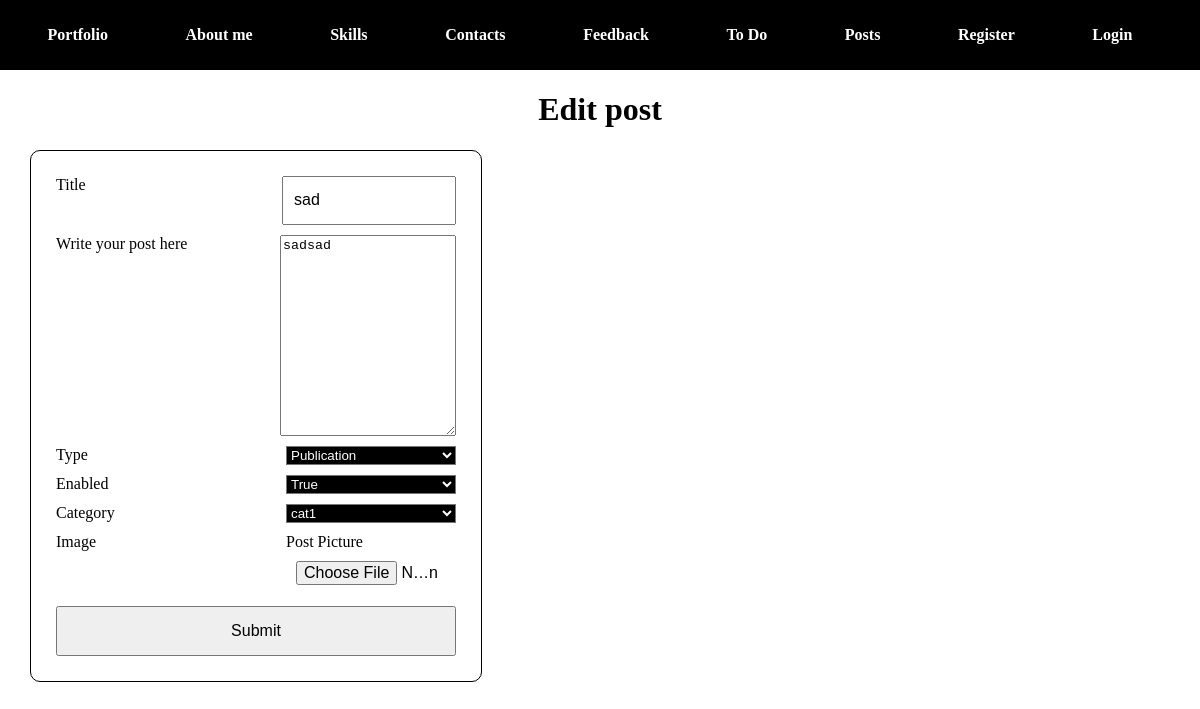
Page /post/1/edit on the committed database.
### app/post/models.py (models this page shows, shortened)
class Post(db.Model):
    id = db.Column(db.Integer, primary_key=True)
    title = db.Column(db.String)
    text = db.Column(db.String)
    image = db.Column(db.String, default='default.png')
    created = db.Column(db.TIMESTAMP, default=datetime.now)
    type = db.Column(Enum('news', 'publication', 'coding', 'other'), default='news')
    enabled = db.Column(db.Boolean, default=True)
    category_id = db.Column(db.Integer, db.ForeignKey('category.id'))
    user_id = db.Column(db.Integer, db.ForeignKey('user.id'))
    category = db.relationship('Category', backref=db.backref('posts', uselist=False))

### app/post/views.py (the view)
@post_blueprint.route('/post/<int:post_id>/edit', methods=['GET', 'POST'])
def edit_post(post_id):
    post = Post.query.get_or_404(post_id)
    form = EditPostForm()
    form.category.choices = [(category.id, category.name) for category in Category.query.all()]
    print('1')
    if form.validate_on_submit():
        print('2')
        if form.image.data:
            post.image = save_picture(form.image.data)
        try:
            post.title = form.title.data
            post.text = form.text.data
            post.type = form.type.data
            post.enabled = bool(form.enabled.data)
            post.category = Category.query.get(form.category.data)
            db.session.commit()
            flash('Post has been updated!', 'success')
        except Exception as e:
            db.session.rollback()
            flash(f"Failed to update! Error: {str(e)}", category="danger")
        return redirect(url_for('post.view_post', post_id=post.id))
    elif request.method == 'GET':
        form.title.data = post.title
        form.text.data = post.text
        form.type.data =  post.type
        form.enabled.data = post.enabled
        form.category.data = post.category_id
    return render_template('edit_post.html', post=post, form=form)

### app/post/forms.py
class EditPostForm(FlaskForm):
    title = StringField(label="Title")
    text = TextAreaField(label="Write your post here", render_kw={"rows": 13, "cols": 11},)
    image = FileField(
        "Post Picture",
        validators=[FileAllowed(["jpg", "png"], message="This file is not allowed")],
    )
    type = SelectField("Type", choices=type_choices)
    enabled = SelectField("Enabled", choices=enabled_choices)
    category = SelectField('Category')
    submit = SubmitField("Submit")

### app/post/templates/post/edit_post.html (shortened to what this page needs)
{% extends "base.html" %}
{% from "_formhelpers.html" import render_field %}
{% block body %}
<div id="edit_post_section" style="text-align: center;">
    <h1 class="title">Edit post</h1>
</div>
<div style="max-width: 60%;">
    <div>
        <form method="post" action="{{ url_for('post.edit_post', post_id=post.id) }}" novalidate enctype="multipart/form-data">
                {{ render_field(form.title)}}
                {{ render_field(form.text)}}
                {{ render_field(form.type)}}
                {{ render_field(form.enabled)}}
                {{ render_field(form.category)}}
                <div>
                    <label for="picture">Image</label>
                    <div>
                        <label for="picture" id="custom-file-label">{{ form.image.label }}</label>
                        {{ render_field(form.image, show_label=false, show_errors=false, id='picture') }}
                    </div>
                </div>
            {{ form.submit(class="btn-round btn btn-primary btn-lg") }}
        </form>
    </div>
</div>
{% endblock %}

### app/templates/_formhelpers.html (shortened to what this page needs)
{% macro render_field(field, show_label=true, show_errors=true, id='') %}
  <div>
    {% if show_label %}
    <label for="{{ field.id }}">{{ field.label }}</label>
    {% endif %}
    {% set error_class = ' is-invalid' if field.errors else '' %}
    {% set placeholder_value = 'Incorrect input' if field.errors else field.label.text %}
    {% if field.type == 'SelectField' %}
      {{ field(class_="form-control" ~ error_class, id=id, style="background-color: #000; color: white;")|safe }}
    {% else %}
      {{ field(class="form-control" ~ error_class, placeholder=placeholder_value, id=id)|safe }}
    {% endif %}
  </div>
{% endmacro %}

### app/static/css/style.css (style rules this page uses)
body { margin: 0; height: 100vh; display: flex; flex-direction: column; }
body { margin: 0; }
input { height: 25px; width: 150px; padding: 10px; font-size: 16px; }
input[type="submit"] { height: 50px; width: 100%; }
form { max-width: 400px; display: flex; flex-direction: column; gap: 10px; width: 100%; padding: 25px; border: 1px solid #000; border-radius: 10px; margin-left: 30px; }
form > div { display: flex; justify-content: space-between; }
textarea { width: 170px; }
select { width: 170px; }

### rows in the picture
Post: title "sad", text "sadsad", type "Publication", enabled "True", category "cat1"

### other values in the picture
{{ name }} "About me" "Skills" "Contacts" "Feedback" "To Do" "Posts" "Register" "Login"
{{ field.label }} "Title Write your post here Type Enabled Category"
